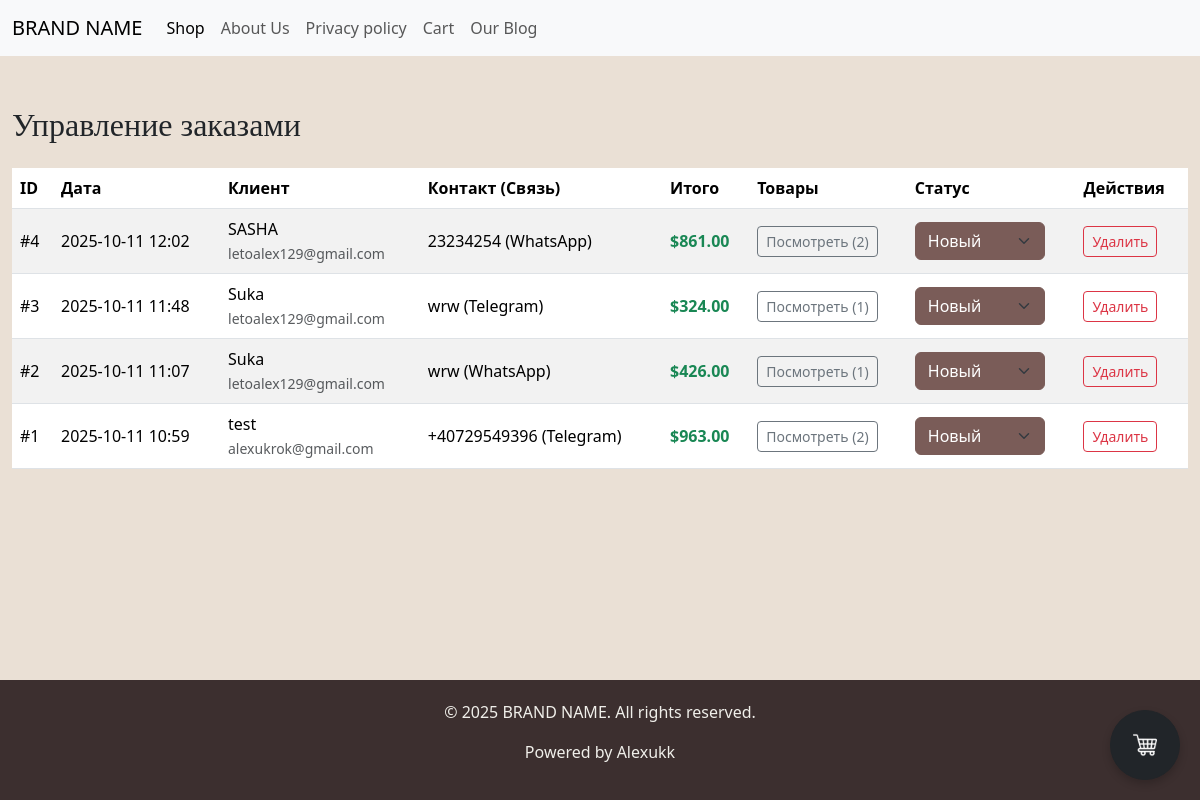
/admin/orders (signed in), run on the app's committed database.
### main.py (models this page shows)
class Order(db.Model):
    id = db.Column(db.Integer, primary_key=True)
    full_name = db.Column(db.String(150), nullable=False)
    email = db.Column(db.String(100), nullable=False)
    phone = db.Column(db.String(30), nullable=False)
    contact_way = db.Column(db.String(30), nullable=False)
    date = db.Column(db.DateTime, default=datetime.now(timezone.utc))
    status = db.Column(db.String(30), default='New')
    items = db.relationship('Order_item', backref='order', lazy='dynamic', cascade="all, delete-orphan")
    total_price = db.Column(db.Float, nullable=False, default=0.0)

### main.py (the view)
@app.route('/admin/orders')
def admin_orders():
    if not session.get("logged_in"):
        flash('You need to be logged in to access the admin panel.', 'warning')
        return redirect(url_for('login'))
    orders = Order.query.order_by(Order.date.desc()).all()
    return render_template('admin_orders.html', orders=orders)

### templates/admin_orders.html (shortened to what this page needs)
{% extends "base.html" %}
{% block content %}
<div class="container admin-container">
    <h2 class="mb-4">Управление заказами</h2>
    <div class="table-responsive">
        <table class="table table-hover table-striped align-middle">
            <thead>
                <tr>
                    <th>ID</th>
                    <th>Дата</th>
                    <th>Клиент</th>
                    <th>Контакт (Связь)</th>
                    <th>Итого</th>
                    <th>Товары</th>
                    <th>Статус</th>
                    <th>Действия</th>
                </tr>
            </thead>
            <tbody>
                {% for order in orders %}
                <tr id="order-row-{{ order.id }}">
                    <td>#{{ order.id }}</td>
                    <td>{{ order.date.strftime('%Y-%m-%d %H:%M') }}</td>
                    <td>
                        {{ order.full_name }}<br>
                        <small class="text-muted">{{ order.email }}</small>
                    </td>
                    <td>{{ order.phone }} ({{ order.contact_way }})</td>
                    <td><b class="text-success">${{ "%.2f" | format(order.total_price) }}</b></td>
                    <td>
                        <a href="#" class="btn btn-sm btn-outline-secondary" data-bs-toggle="modal" data-bs-target="#itemsModal{{ order.id }}">
                            Посмотреть ({{ order.items.count() }})
                        </a>
                    </td>
                    <td>
                        <select class="form-select status-select status-{{ order.status }}"
                                id="status-{{ order.id }}"
                                data-order-id="{{ order.id }}"
                                onchange="updateOrderStatus(this)">
                            <option value="New" {% if order.status == 'New' %}selected{% endif %} class="status-New">Новый</option>
                        </select>
                    </td>
                    <td>
                        <button class="btn btn-sm btn-outline-danger" onclick="deleteOrder({{ order.id }})">Удалить</button>
                    </td>
                </tr>
                {% endfor %}
            </tbody>
        </table>
    </div>
</div>
{% endblock %}

### static/css/main.css (style rules this page uses)
:root { --dark-coffee: #3C2F2F; --medium-roast: #7A5C58; --latte: #EAE0D5; --cream: #F0EFEA; --text-color: #554A4A; --font-heading: 'Cormorant Garamond', serif; --font-body: 'Montserrat', sans-serif; }
body { font-family: var(--font-body); color: var(--text-color); background-color: var(--medium-roast); margin: 0; line-height: 1.6; display: flex; flex-direction: column; min-height: 100vh; }
.container { max-width: 1100px; margin: 0 auto; padding: 0 20px; }
h2, h4 { font-family: var(--font-heading); color: var(--dark-coffee); }
a { color: inherit; text-decoration: none; transition: color 0.3s ease; }

### templates/admin_orders.html (style rules this page uses)
.admin-container { max-width: 1300px; margin: 50px auto; }
.status-select { border-color: #7A5C58; box-shadow: none !important; cursor: pointer; font-weight: 500; width: 130px; }
.status-New { background-color: #7A5C58; color: white; }
.table-responsive { overflow-x: auto; }

### data on the page
Order: id "4", date "2025-10-11 12:02", full_name "SASHA", email "letoalex129@gmail.com", phone "23234254", contact_way "WhatsApp", total_price "861.00", items.count "2", status+id "Новый"
Order: id "3", date "2025-10-11 11:48", full_name "Suka", email "letoalex129@gmail.com", phone "wrw", contact_way "Telegram", total_price "324.00", items.count "1", status+id "Новый"
Order: id "2", date "2025-10-11 11:07", full_name "Suka", email "letoalex129@gmail.com", phone "wrw", contact_way "WhatsApp", total_price "426.00", items.count "1", status+id "Новый"
Order: id "1", date "2025-10-11 10:59", full_name "test", email "alexukrok@gmail.com", phone "+40729549396", contact_way "Telegram", total_price "963.00", items.count "2", status+id "Новый"
